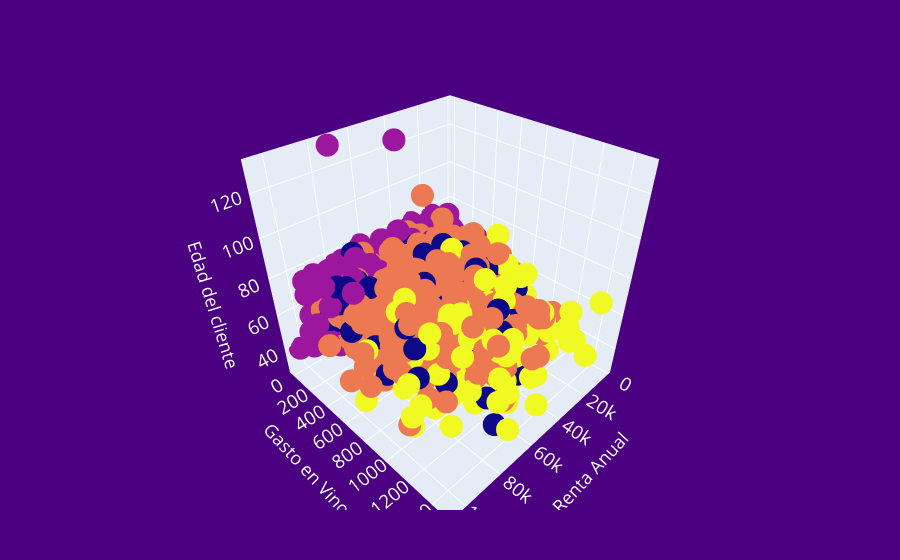

Write notebook code for a chart like this one.
### Code cell
agrupador = KMeans(n_clusters=4)
agrupador.fit(X_norm)
labels = agrupador.labels_

figura = go.Figure()
figura.add_trace(go.Scatter3d(x=datos['Renta_Anual'].loc[datos['Renta_Anual']<=110000],
                            y=datos['GastoVinos'],
                            z=X['Edad'],
                            mode='markers',
                            marker=dict(color=labels.astype(np.float_)),
                            text=labels 
                            ))
figura.update_layout(
    scene=dict(xaxis_title='Renta Anual',
               yaxis_title='Gasto en Vinos',
               zaxis_title='Edad del cliente'),
    margin=dict(l=20, r=20, t=50, b=50),
    paper_bgcolor="indigo",
    font=dict(
        size=15,
        color="white"
        )
)
figura.show()

### Figure 1 — Plotly figure (JSON) as saved in the notebook; plotly's stock layout.template omitted (floating-point values rounded to 4 significant figures; data arrays with more than 128 entries replaced by an {"elided": "..."} marker saying what was removed)
{"data": [{"marker": {"color": {"elided": "2216 int values"}}, "mode": "markers", "text": {"elided": "2216 int values"}, "type": "scatter3d", "x": {"elided": "2207 int values"}, "y": {"elided": "2216 int values"}, "z": {"elided": "2216 int values"}}], "layout": {"font": {"color": "white", "size": 15}, "margin": {"b": 50, "l": 20, "r": 20, "t": 50}, "paper_bgcolor": "indigo", "scene": {"xaxis": {"title": {"text": "Renta Anual"}}, "yaxis": {"title": {"text": "Gasto en Vinos"}}, "zaxis": {"title": {"text": "Edad del cliente"}}}}}
